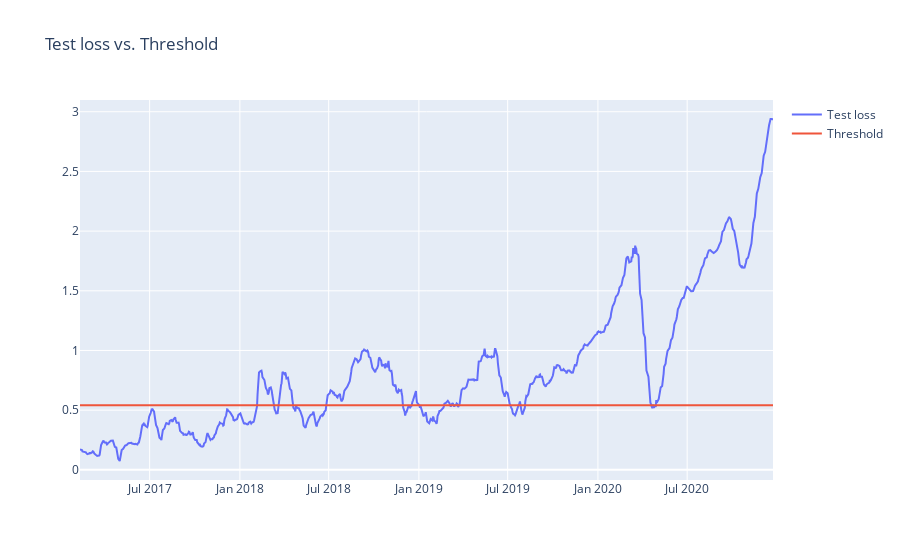

Here is the notebook cell this chart was saved with:
### Code cell
fig = go.Figure()
fig.add_trace(go.Scatter(x=anomaly_df['Date'], y=anomaly_df['loss'], name='Test loss'))
fig.add_trace(go.Scatter(x=anomaly_df['Date'], y=anomaly_df['threshold'], name='Threshold'))
fig.update_layout(showlegend=True, title='Test loss vs. Threshold')
fig.show()

### Figure 1 — Plotly figure (JSON) as saved in the notebook; plotly's stock layout.template omitted (floating-point values rounded to 4 significant figures; data arrays with more than 128 entries replaced by an {"elided": "..."} marker saying what was removed)
{"data": [{"name": "Test loss", "type": "scatter", "x": {"elided": "976 str values"}, "y": {"elided": "976 float values"}}, {"name": "Threshold", "type": "scatter", "x": {"elided": "976 str values"}, "y": {"elided": "976 float values"}}], "layout": {"showlegend": true, "title": {"text": "Test loss vs. Threshold"}}}
